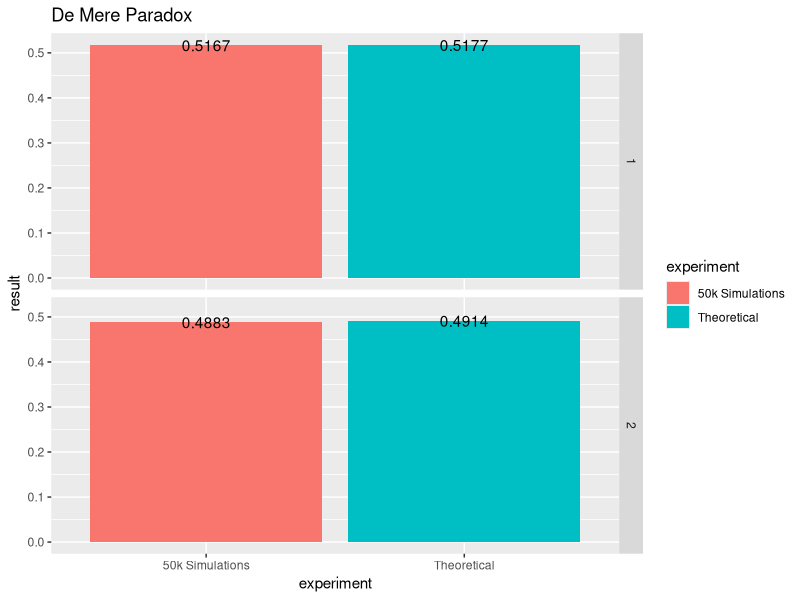

Source code (R):
# This simple project aims to explain the De Méré Paradox by simple the simple computation and "brute force" demonstration through R.
# The What is the most probable between the following two bets?
# 1) Obtaining at least one 6, by throwing one die four times, or
# 2) Obtaining at least one double 6, by throwing a couple of dice 24 times
# Differently from one could imagine, the two probabilities differ with 1) being more probable than 2).
# This project tries to explain the problem, mathematically (theoretical part) and by conducting a large number of experiments (calculated)
options (digits = 4) # .0001
library (ggplot2)

# Theoretically the two bets have the following probabilities:
bets_theoretical <- c(0,0)
# Bet 1)
bets_theoretical[1] <- 1 - (5/6)^4 #ONE (100%) less the probability of NOT getting a 6 each and every of the 4 times
# Bet 2)
bets_theoretical[2] <- 1 - (35/36)^24 #ONE (100%) less the probability of NOT getting a double 6 each and every of the 24 times

# In order to "prove" the above we can try to simulate a large number of bets
die <- c(1:6) # die variable, contaning 6 faces 1 to 6
trials <- 50000 #number of trials (the more the better but also slower)

# Simulating <trials> times bet 1)
bets_calculated <- c(0,0)
bets_calculated[1] <- sum(replicate(trials ,sum(replicate(4 ,sample (die, 1, replace = TRUE) == 6))>=1))/trials 
# Simulating <trials> times bet 2)
bets_calculated[2] <- sum(replicate(trials ,sum(replicate(24,(sample(die, 1, replace = TRUE) == 6) & (sample(die, 1, replace = TRUE)== 6)))>=1))/trials 

# Creating data frame for ggplot plotting
bets_chart <- data.frame (bet_number = c(1,2,1,2),  experiment = c("50k Simulations","50k Simulations", "Theoretical", "Theoretical"), result = c(bets_calculated, bets_theoretical))

# Plot into GGplot
ggplot (bets_chart, aes (x= experiment, y=result, fill = experiment, label = round(result,4))) +
geom_bar(stat = "identity") +
facet_grid (bet_number ~ .) +
geom_text() +
ggtitle ("De Mere Paradox")